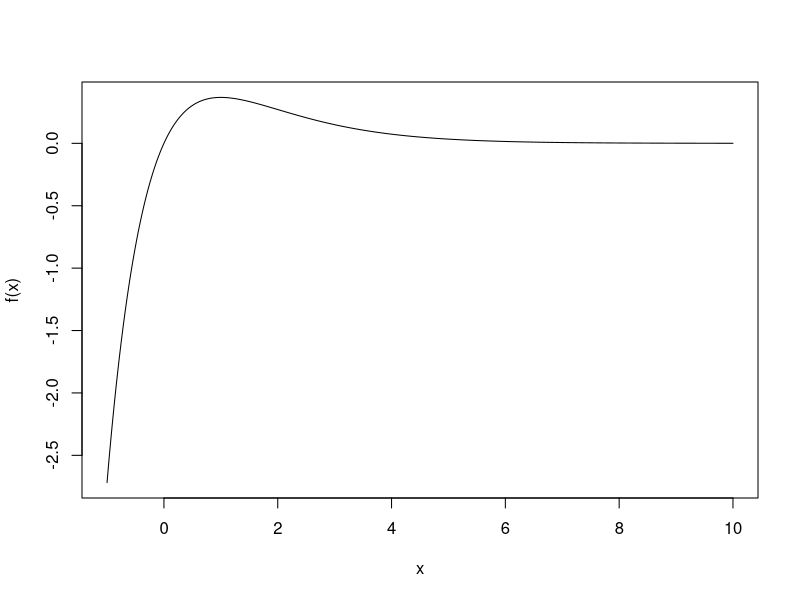
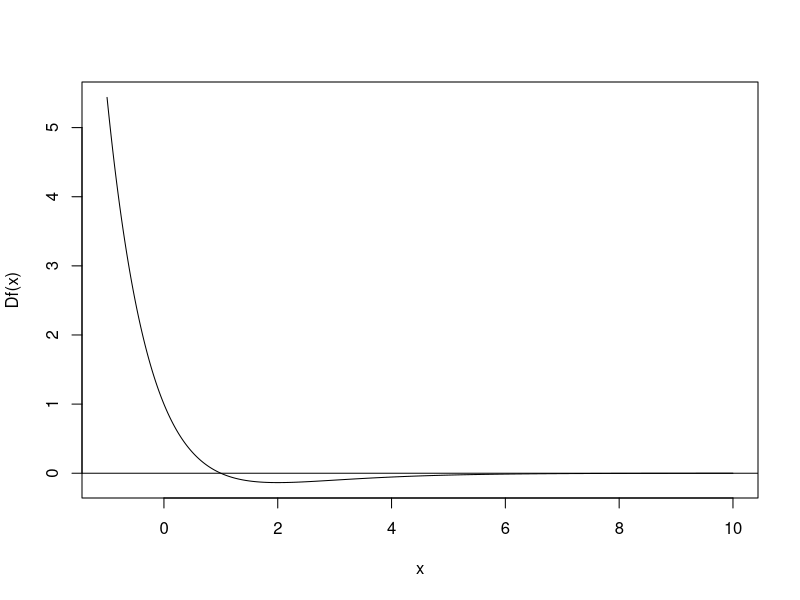
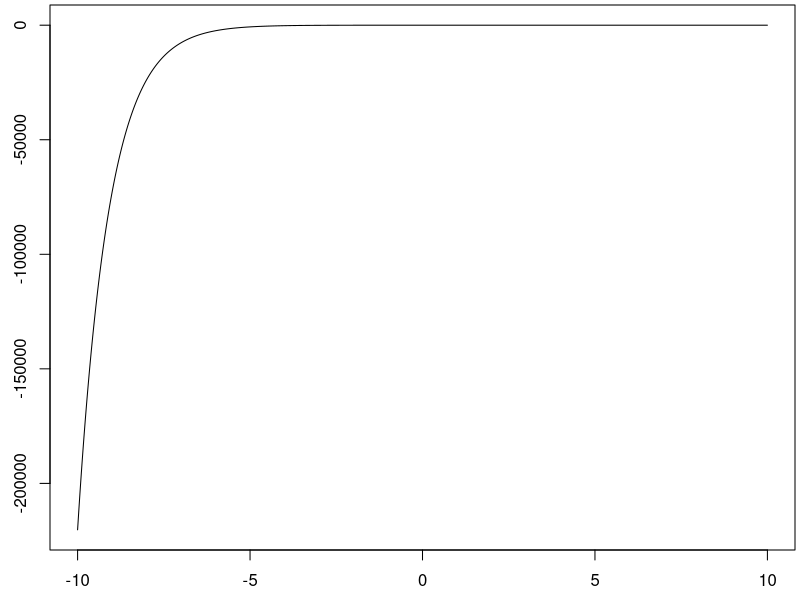
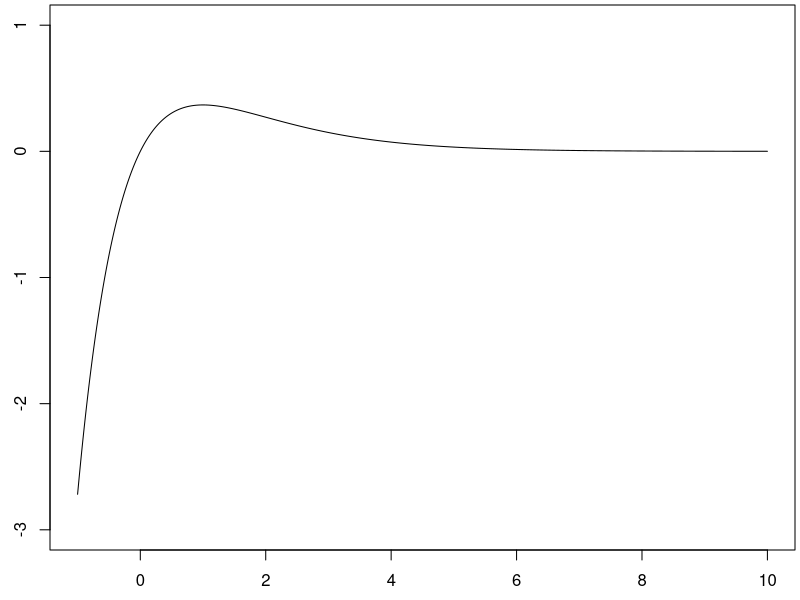
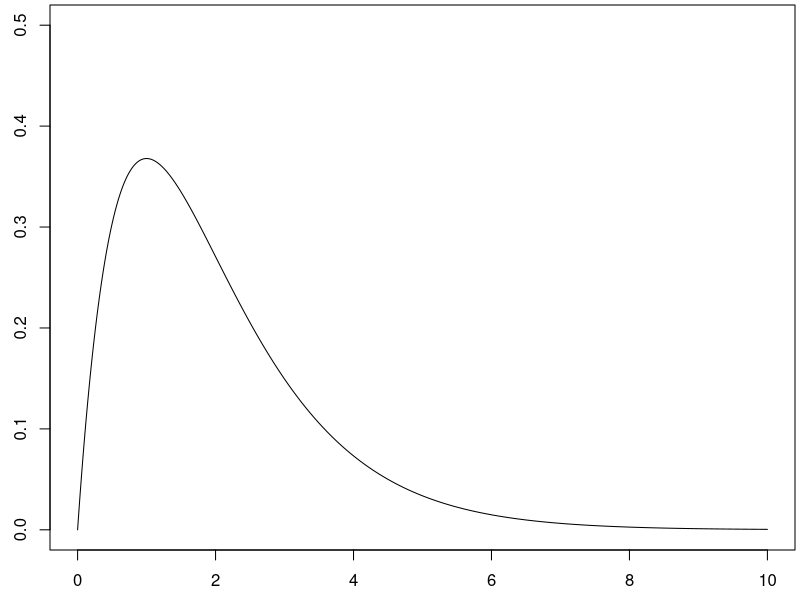
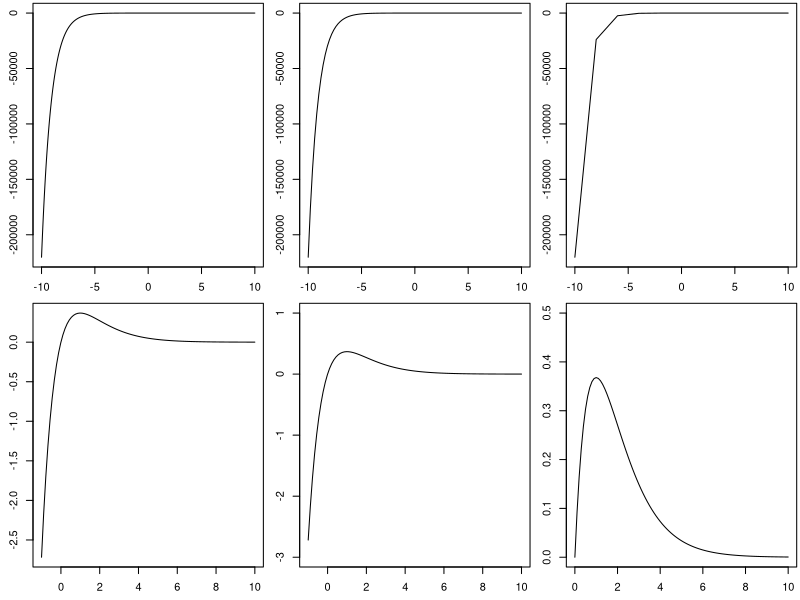
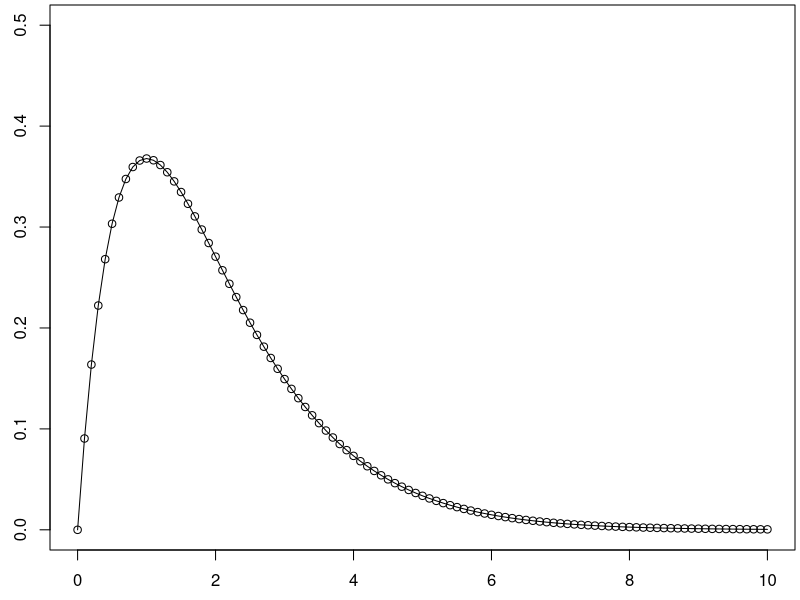
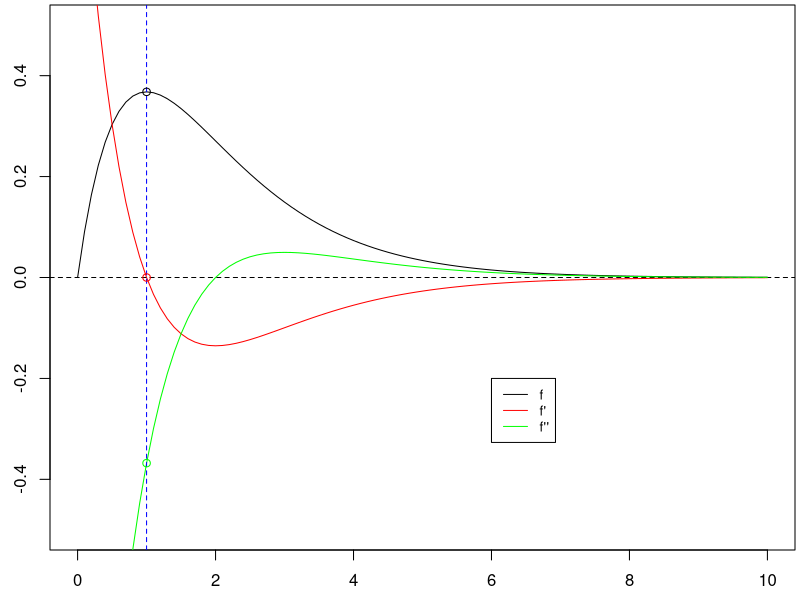

R code for these plots, in order: (Note: this script raises an error after producing the figures.)
f <- function(x){x*exp(-x)}
Df <- function(x){1*exp(-x) - x*(exp(-x))}
D2f <- function(x){-2*exp(-x) + x*exp(-x)}

uniroot(Df, c(-10,10))$root
Df(1)

D2f(1)

x <- seq(-1,10,0.01)
plot(x, f(x), type = "l")
plot(x, Df(x), type = "l")
abline(h=0)


uniroot(Df,c(-10,10))$root
cv <- uniroot(Df,c(-10,10))$root
Df(cv) #Check we get Df = 0
Df(1) #Uniroot gives approximates, so we may need to round.


D2f(1)
D2f(cv)
#OR
-2*exp(-1) + 1*exp(-1)



x <- seq(-10,10,0.001)
par(mar=c(2.5,2.5,0.25,0.25))
plot(x,f(x),type = "l")


x <- seq(-1,10,0.001)
par(mar=c(2.5,2.5,0.25,0.25))
plot(x,f(x),type = "l",xlim=c(-1,10),ylim=c(-3,1))


x <- seq(0,10,0.001)
par(mar=c(2.5,2.5,0.25,0.25))
plot(x,f(x),type = "l",xlim=c(0,10),ylim=c(0,0.5))



my_plot <- function(f,left_bound,right_bound,gap = (right_bound-left_bound)/100, 
                    mar = c(2.5,2.5,0.25,0.25), type = "l",... ){
  x <- seq(left_bound,right_bound,gap)
  par(mar=mar)
  plot(x,f(x),type = type,...)
}
my_lines <- function(f,left_bound,right_bound,gap = (right_bound-left_bound)/100, type = "l",... ){
  x <- seq(left_bound,right_bound,gap)
  lines(x,f(x),type = type,...)
}





par(mfrow=c(2,3))
my_plot(f,-10,10,0.001) #We specify plotting another point every 0.0001. 
my_plot(f,-10,10) #The default in our custom function uses 101 points. 
my_plot(f,-10,10,2) #We specify plotting another point every 2. 
my_plot(f,-1,10)
my_plot(f,-1,10,ylim=c(-3,1))
my_plot(f,0,10,ylim=c(0,0.5))


par(mfrow=c(1,1))
my_plot(f,0,10,type = "o",ylim=c(0,0.5))



a<-0
b<-10
par(mfrow=c(1,1))
my_plot(f,a,b,ylim=c(-0.5,0.5))
my_lines(Df,a,b,col = "red")
abline(h=0, lty = 2)
my_lines(D2f,a,b, col = "green")
abline(v=cv,col="blue",lty = 2)
points(cv,f(cv))
points(cv,Df(cv),col="red")
points(cv,D2f(cv),col="green")
legend(6, -.2, legend=c("f", "f\'", "f\'\'"),
       col=c("black","red", "green"), lty=1, cex=0.8)




g <- function(x){x*(1-x)}
Dg <- function(x){1-2*x}
D2g <- function(x){0*x-2} #Is the zero important?

uniroot(Dg,c(-10,10))$root
cv <- uniroot(Dg,c(-10,10))$root
cv
D2g(1/2)
D2g(cv)
my_plot(g,-2,2)
points(cv,g(cv))


a <- -2
b <- 2
my_plot(g,a,b)
my_lines(Dg,a,b,col = "red")
abline(h=0, lty = 2)
my_lines(D2g,a,b, col = "green")
abline(v=cv,col="blue",lty = 2)
points(cv,g(cv))
points(cv,Dg(cv),col="red")
points(cv,D2g(cv),col="green")
legend((a+b)/2, (g(a)+g(b))/2, legend=c("f", "f\'", "f\'\'"),
       col=c("black","red", "green"), lty=1, cex=0.8)






h <- function(x){x^3-x}
Dh <- function(x){3*x^2-1}
D2h <- function(x){6*x}

my_plot(h,-2,2)
my_plot(Dh,-2,2)
abline(h=0)


-sqrt(1/3)
sqrt(1/3)


cv <- uniroot(Dh,c(-10,10))$root
cv.1 <- uniroot(Dh,c(-10,0))$root
cv.2 <- uniroot(Dh,c(0,10))$root

cv.1
-sqrt(1/3)
cv.2
sqrt(1/3)


D2h(-sqrt(1/3))
D2h(cv.1)

D2h(sqrt(1/3))
D2h(cv.2)


my_plot(h,-1,2)
